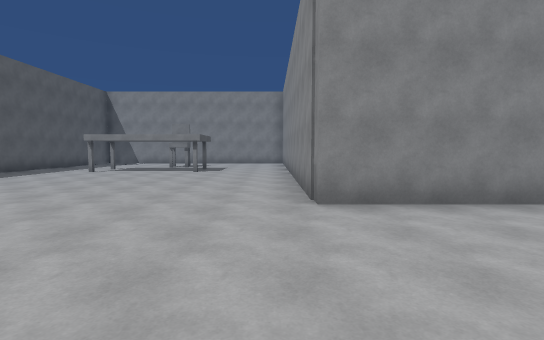
[1] (above)

19 first-person views from a walk through a Unity game level. The camera is 1.5 m above the floor, tilts 4° down and sees 85° across. The floor is counted in squares, 2 m on a side. Each view is taken from the middle of a square. On the plan, view 1 faces up. The plan holds only what a view shows up to about 10 squares ahead; the rest is blank. The place goes on beyond the plan. The player character is not drawn.

[2]
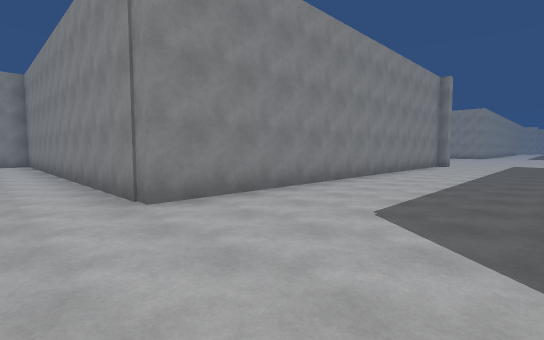

[3]
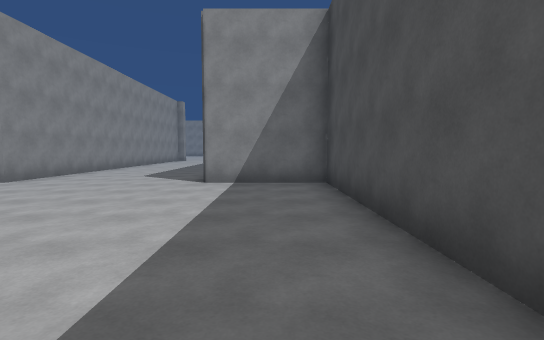

[4]
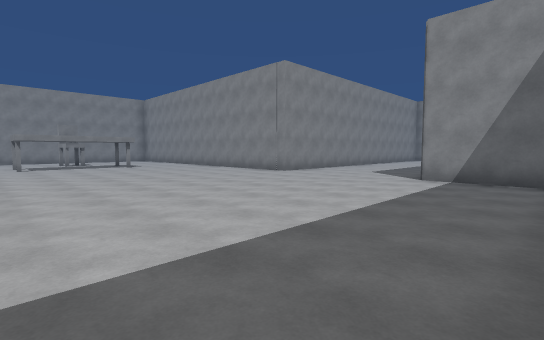

[5]
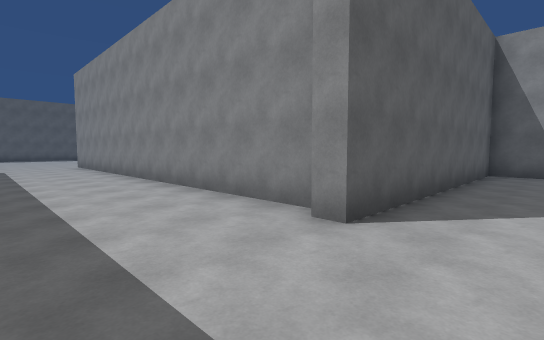

[6]
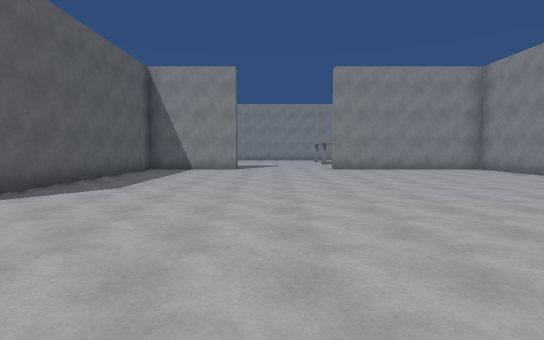

[7]
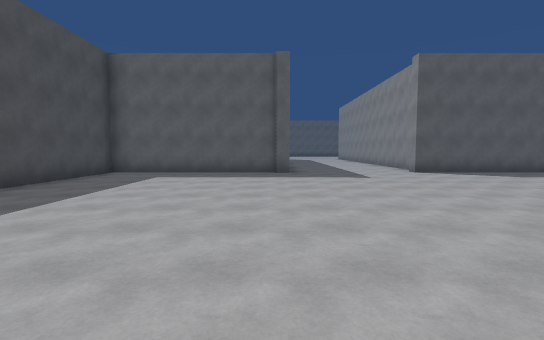

[8]
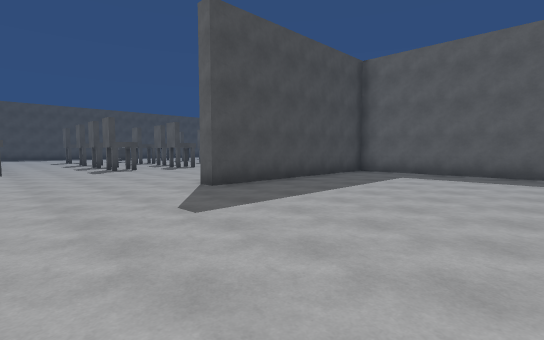

[9]
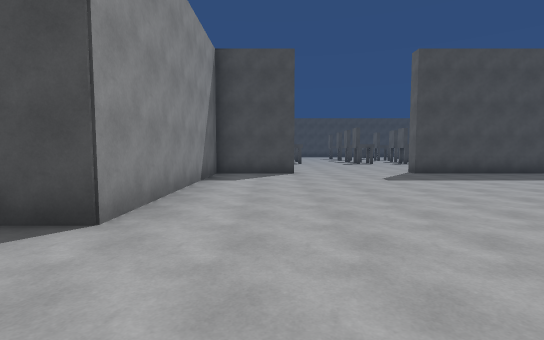

[10]
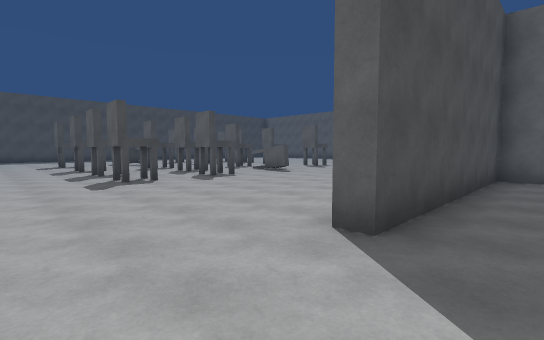

[11]
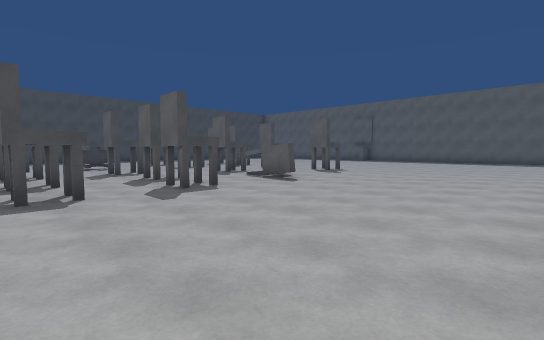

[12]
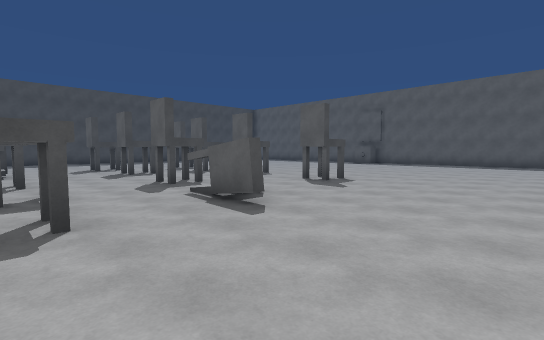

[13]
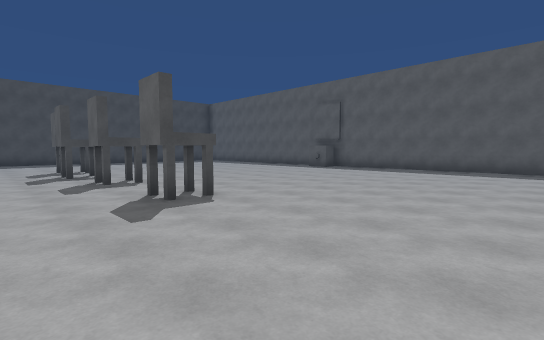

[14]
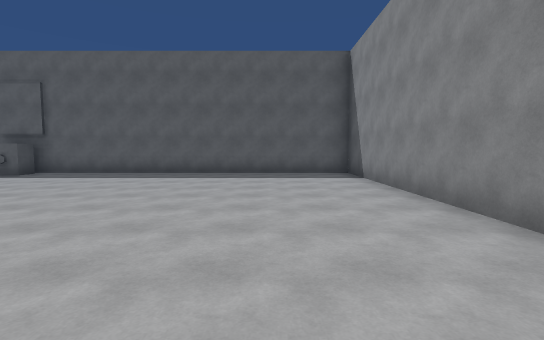

[15]
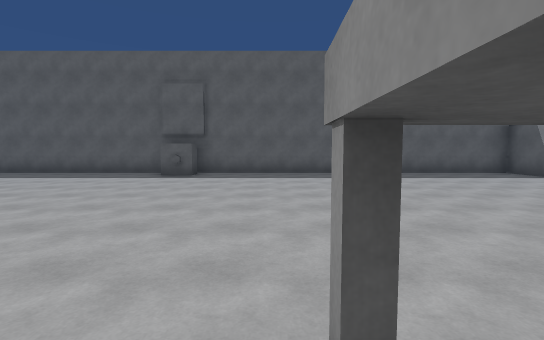

[16]
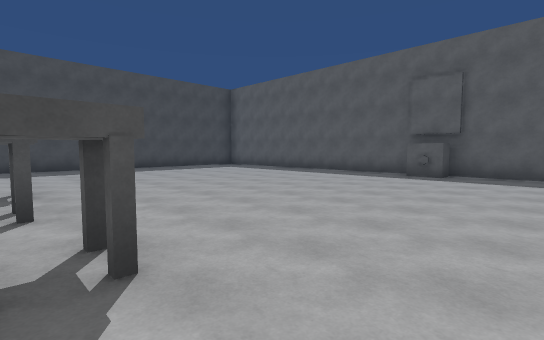

[17]
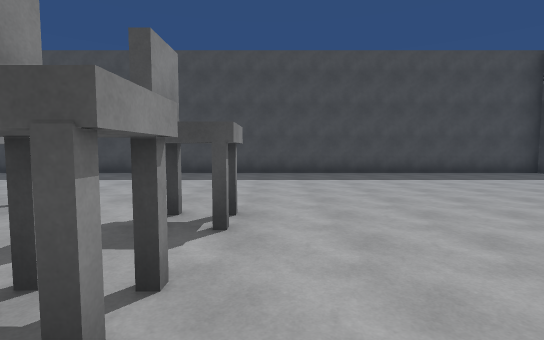

[18]
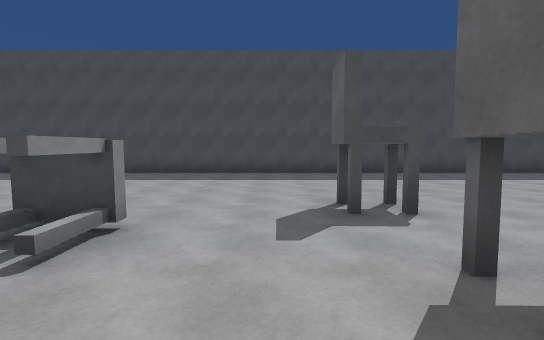

[19]
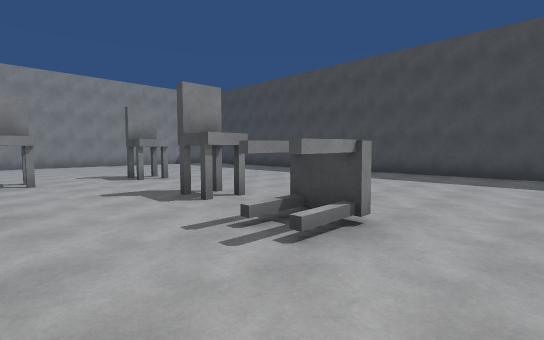

### Floor plan
Points are (right, up) in squares from view 1. A wall is a line through its corners. A room is listed if a view was taken in it or the views show most of it. See-through windows are left out.
Room 1 (views 1, 2, 3, 4, 5, 6, 7, 8, 9, 10, 11)
walls: (12.8, 4) (0.6, 4) (0.6, 10.5); (13.4, -0.4) (13.4, -6.2) (19.6, -6.2) (19.6, -6.6); (13.4, 10.5) (13.4, 3.6) (13, 3.6); (23.2, -6.2) (25.7, -6.2) (25.7, 0.1) (26.5, 0.1); (25.7, 8.4) (25.7, 10.1); (-4.8, -3.2) (0.6, -3.2) (0.6, -0.4)
ways out: opening at (21, -6.8) to room 2
Room 2 (views 12, 13, 14, 15, 16, 17, 18, 19)
walls: (13.1, -15) (14.2, -15) (14.2, -15.8); (16.2, -16.2) (17.2, -16.2); (16.3, -19.6) (17.4, -19.6); (13.2, -20.4) (14.1, -20.4) (14.1, -21.2); (16.3, -14) (16.9, -14) (16.9, -15); (16.5, -19.9) (16.5, -18.7); (10.6, -18.8) (10.6, -17.9) (11.4, -17.9) (11.4, -18.7); (10.2, -15.8) (11.2, -15.8); (17.1, -19.7) (17.1, -18.7); (10.3, -19.7) (11.3, -19.7); (18.7, -16.3) (19.7, -16.3); (14.4, -11.8) (14.4, -13.8); (10.1, -13.1) (11, -13.1) (11, -13.9) (10.1, -13.9); (18.8, -14) (19.8, -14); (18.8, -20.1) (18.8, -19.4) (19.7, -19.4); (18.8, -12) (19.6, -12.1) (19.6, -12.9); (22.4, -17.8) (22.4, -17.3); (22.4, -20.6) (22.4, -19.7); (8.5, -6.6) (1.6, -6.6) (1.6, -22.6); (1.8, -16.3) (2.5, -16.3) (2.5, -17.2); (23.1, -26.3) (23.6, -26.3); (1.6, -26.3) (19.6, -26.3)
ways out: opening at (21, -6.8) to room 1

Where each view was taken, in squares from view 1:
view 1: 0 up, 0 right, facing up
view 2: 0 up, 1 left, facing up-right
view 3: 2 down, 6 left, facing right
view 4: 3 down, 7 left, facing up-right
view 5: 1 up, 15 right, facing up-left
view 6: 0 up, 18 right, facing up
view 7: 1 down, 23 right, facing left
view 8: 1 down, 23 right, facing down-left
view 9: 3 up, 24 right, facing down
view 10: 5 down, 22 right, facing down-left
view 11: 7 down, 20 right, facing down-left
view 12: 9 down, 17 right, facing down-left
view 13: 9 down, 13 right, facing down-left
view 14: 9 down, 11 right, facing left
view 15: 14 down, 11 right, facing left
view 16: 14 down, 11 right, facing down-left
view 17: 17 down, 10 right, facing down
view 18: 17 down, 15 right, facing down
view 19: 17 down, 15 right, facing down-right
